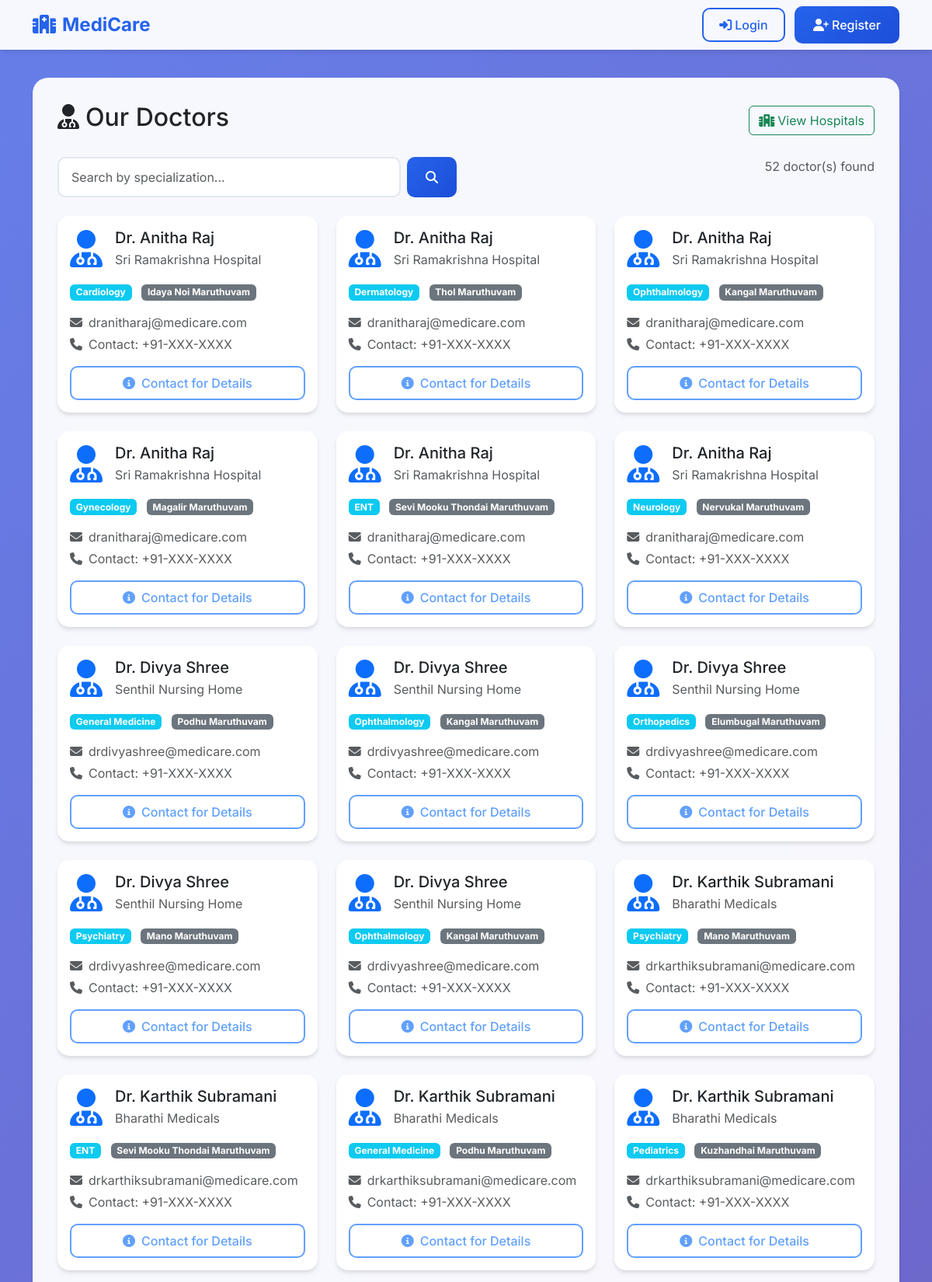
Page /doctors (upper part) on the committed database.
### tables this page shows
CREATE TABLE doctors (
    id INTEGER PRIMARY KEY AUTOINCREMENT,
    name TEXT,
    specialization_english TEXT,
    specialization_tamil TEXT,
    hospital_id INTEGER,
    email TEXT,
    contact TEXT,
    FOREIGN KEY (hospital_id) REFERENCES hospitals (id)
);

CREATE TABLE hospitals (
    id INTEGER PRIMARY KEY AUTOINCREMENT,
    name TEXT,
    location TEXT,
    contact TEXT
);

### app.py (the view)
@app.route('/doctors')
def doctors():
    specialization = request.args.get('specialization', '')
    hospital = request.args.get('hospital', '')
    conn = get_db()
    query = '''SELECT d.*, h.name as hospital_name
               FROM doctors d
               JOIN hospitals h ON d.hospital_id = h.id'''
    conditions = []
    params = []
    if specialization:
        conditions.append('d.specialization_english LIKE ?')
        params.append(f'%{specialization}%')
    if hospital:
        conditions.append('h.name = ?')
        params.append(hospital)
    if conditions:
        query += ' WHERE ' + ' AND '.join(conditions)
    query += ' ORDER BY d.name'
    doctors = conn.execute(query, params).fetchall()
    conn.close()
    return render_template('doctors.html', doctors=doctors, specialization=specialization, hospital=hospital)

### app.py (called while the page is built)
@app.after_request
def add_no_cache_headers(response):
    response.headers['Cache-Control'] = 'no-store, no-cache, must-revalidate, max-age=0'
    response.headers['Pragma'] = 'no-cache'
    response.headers['Expires'] = '0'
    return response

def get_db():
    conn = sqlite3.connect('hospital.db')
    conn.row_factory = sqlite3.Row
    return conn

### templates/doctors.html (shortened to what this page needs)
{% extends 'base.html' %}
{% block content %}
<div class="d-flex justify-content-between align-items-center mb-4">
    <h2><i class="fas fa-user-md me-2"></i>Our Doctors</h2>
    <a href="{{ url_for('hospitals') }}" class="btn btn-outline-success">
        <i class="fas fa-hospital me-1"></i>View Hospitals
    </a>
</div>
<div class="row mb-4">
    <div class="col-md-6">
        <form method="get" class="d-flex">
            <input type="text" name="specialization" class="form-control me-2"
                   placeholder="Search by specialization..." value="{{ specialization }}">
            <button type="submit" class="btn btn-primary">
                <i class="fas fa-search"></i>
            </button>
        </form>
    </div>
    <div class="col-md-6 text-end">
        <span class="text-muted">{{ doctors|length }} doctor(s) found</span>
    </div>
</div>
<div class="row">
    {% for doctor in doctors %}
    <div class="col-md-6 col-lg-4 mb-4">
        <div class="card h-100">
            <div class="card-body">
                <div class="d-flex align-items-center mb-3">
                    <i class="fas fa-user-md fa-3x text-primary me-3"></i>
                    <div>
                        <h5 class="card-title mb-1">{{ doctor.name }}</h5>
                        <p class="text-muted mb-0">{{ doctor.hospital_name }}</p>
                    </div>
                </div>
                <div class="mb-3">
                    <span class="badge bg-info me-2">{{ doctor.specialization_english }}</span>
                    {% if doctor.specialization_tamil %}
                    <span class="badge bg-secondary">{{ doctor.specialization_tamil }}</span>
                    {% endif %}
                </div>
                <div class="mb-3">
                    <p class="text-muted mb-1">
                        <i class="fas fa-envelope me-2"></i>{{ doctor.email }}
                    </p>
                    <p class="text-muted mb-0">
                        <i class="fas fa-phone me-2"></i>{{ doctor.contact }}
                    </p>
                </div>
                <div class="d-grid">
                    {% if session.get('role') == 'patient' %}
                    <a href="{{ url_for('book') }}" class="btn btn-primary">
                        <i class="fas fa-calendar-plus me-2"></i>Book Appointment
                    </a>
                    {% else %}
                    <button class="btn btn-outline-primary" disabled>
                        <i class="fas fa-info-circle me-2"></i>Contact for Details
                    </button>
                    {% endif %}
                </div>
            </div>
        </div>
    </div>
    {% endfor %}
</div>
{% endblock %}

### templates/base.html (style rules this page uses)
:root { --primary-color: #2563eb; --primary-dark: #1d4ed8; --secondary-color: #64748b; --success-color: #10b981; --warning-color: #f59e0b; --danger-color: #ef4444; --light-bg: #f8fafc; --card-shadow: 0 4px 6px -1px rgba(0, 0, 0, 0.1), 0 2px 4px -1px rgba(0, 0, 0, 0.06); }
* { font-family: 'Inter', sans-serif; }
body { background: linear-gradient(135deg, #667eea 0%, #764ba2 100%); min-height: 100vh; }
.btn-primary { background: linear-gradient(135deg, var(--primary-color), var(--primary-dark)); border: none; border-radius: 10px; padding: 0.75rem 1.5rem; font-weight: 500; transition: all 0.3s ease; }
.btn-outline-primary { border: 2px solid var(--primary-color); color: var(--primary-color); border-radius: 10px; padding: 0.5rem 1.25rem; font-weight: 500; transition: all 0.3s ease; }
.form-control { border-radius: 10px; border: 2px solid #e2e8f0; padding: 0.75rem 1rem; transition: all 0.3s ease; }
.card { border: none; border-radius: 15px; box-shadow: var(--card-shadow); transition: all 0.3s ease; }

### rows in the picture
doctors: name "Dr. Anitha Raj", hospital_name "Sri Ramakrishna Hospital", specialization_english "Cardiology", specialization_tamil "Idaya Noi Maruthuvam", email "dranitharaj@medicare.com", contact "Contact: +91-XXX-XXXX"
doctors: name "Dr. Anitha Raj", hospital_name "Sri Ramakrishna Hospital", specialization_english "Dermatology", specialization_tamil "Thol Maruthuvam", email "dranitharaj@medicare.com", contact "Contact: +91-XXX-XXXX"
doctors: name "Dr. Anitha Raj", hospital_name "Sri Ramakrishna Hospital", specialization_english "Ophthalmology", specialization_tamil "Kangal Maruthuvam", email "dranitharaj@medicare.com", contact "Contact: +91-XXX-XXXX"
doctors: name "Dr. Anitha Raj", hospital_name "Sri Ramakrishna Hospital", specialization_english "Gynecology", specialization_tamil "Magalir Maruthuvam", email "dranitharaj@medicare.com", contact "Contact: +91-XXX-XXXX"
doctors: name "Dr. Anitha Raj", hospital_name "Sri Ramakrishna Hospital", specialization_english "ENT", specialization_tamil "Sevi Mooku Thondai Maruthuvam", email "dranitharaj@medicare.com", contact "Contact: +91-XXX-XXXX"
doctors: name "Dr. Anitha Raj", hospital_name "Sri Ramakrishna Hospital", specialization_english "Neurology", specialization_tamil "Nervukal Maruthuvam", email "dranitharaj@medicare.com", contact "Contact: +91-XXX-XXXX"
doctors: name "Dr. Divya Shree", hospital_name "Senthil Nursing Home", specialization_english "General Medicine", specialization_tamil "Podhu Maruthuvam", email "drdivyashree@medicare.com", contact "Contact: +91-XXX-XXXX"
doctors: name "Dr. Divya Shree", hospital_name "Senthil Nursing Home", specialization_english "Ophthalmology", specialization_tamil "Kangal Maruthuvam", email "drdivyashree@medicare.com", contact "Contact: +91-XXX-XXXX"
doctors: name "Dr. Divya Shree", hospital_name "Senthil Nursing Home", specialization_english "Orthopedics", specialization_tamil "Elumbugal Maruthuvam", email "drdivyashree@medicare.com", contact "Contact: +91-XXX-XXXX"
doctors: name "Dr. Divya Shree", hospital_name "Senthil Nursing Home", specialization_english "Psychiatry", specialization_tamil "Mano Maruthuvam", email "drdivyashree@medicare.com", contact "Contact: +91-XXX-XXXX"
doctors: name "Dr. Divya Shree", hospital_name "Senthil Nursing Home", specialization_english "Ophthalmology", specialization_tamil "Kangal Maruthuvam", email "drdivyashree@medicare.com", contact "Contact: +91-XXX-XXXX"
doctors: name "Dr. Karthik Subramani", hospital_name "Bharathi Medicals", specialization_english "Psychiatry", specialization_tamil "Mano Maruthuvam", email "drkarthiksubramani@medicare.com", contact "Contact: +91-XXX-XXXX"
doctors: name "Dr. Karthik Subramani", hospital_name "Bharathi Medicals", specialization_english "ENT", specialization_tamil "Sevi Mooku Thondai Maruthuvam", email "drkarthiksubramani@medicare.com", contact "Contact: +91-XXX-XXXX"
doctors: name "Dr. Karthik Subramani", hospital_name "Bharathi Medicals", specialization_english "General Medicine", specialization_tamil "Podhu Maruthuvam", email "drkarthiksubramani@medicare.com", contact "Contact: +91-XXX-XXXX"
doctors: name "Dr. Karthik Subramani", hospital_name "Bharathi Medicals", specialization_english "Pediatrics", specialization_tamil "Kuzhandhai Maruthuvam", email "drkarthiksubramani@medicare.com", contact "Contact: +91-XXX-XXXX"

### other values in the picture
{{ doctors|length }} "52"
